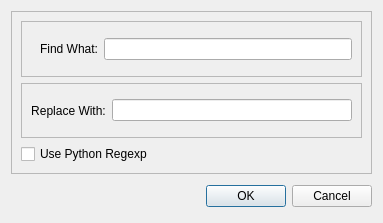
<?xml version="1.0" encoding="UTF-8"?>
<ui version="4.0">
 <class>Dialog</class>
 <widget class="QDialog" name="Dialog">
  <property name="geometry">
   <rect>
    <x>0</x>
    <y>0</y>
    <width>383</width>
    <height>223</height>
   </rect>
  </property>
  <property name="windowTitle">
   <string>String Replace</string>
  </property>
  <layout class="QVBoxLayout" name="verticalLayout">
   <item>
    <widget class="QFrame" name="frame">
     <property name="minimumSize">
      <size>
       <width>330</width>
       <height>120</height>
      </size>
     </property>
     <property name="frameShape">
      <enum>QFrame::StyledPanel</enum>
     </property>
     <property name="frameShadow">
      <enum>QFrame::Raised</enum>
     </property>
     <layout class="QVBoxLayout" name="verticalLayout_2" stretch="3,3,0">
      <item>
       <widget class="QFrame" name="frame_2">
        <property name="frameShape">
         <enum>QFrame::StyledPanel</enum>
        </property>
        <property name="frameShadow">
         <enum>QFrame::Raised</enum>
        </property>
        <layout class="QHBoxLayout" name="horizontalLayout">
         <item>
          <widget class="QLabel" name="label_2">
           <property name="minimumSize">
            <size>
             <width>67</width>
             <height>23</height>
            </size>
           </property>
           <property name="layoutDirection">
            <enum>Qt::LeftToRight</enum>
           </property>
           <property name="text">
            <string>Find What:</string>
           </property>
           <property name="alignment">
            <set>Qt::AlignRight|Qt::AlignTrailing|Qt::AlignVCenter</set>
           </property>
          </widget>
         </item>
         <item>
          <widget class="QLineEdit" name="Find"/>
         </item>
        </layout>
       </widget>
      </item>
      <item>
       <widget class="QFrame" name="frame_3">
        <property name="frameShape">
         <enum>QFrame::StyledPanel</enum>
        </property>
        <property name="frameShadow">
         <enum>QFrame::Raised</enum>
        </property>
        <layout class="QHBoxLayout" name="horizontalLayout_2">
         <item>
          <widget class="QLabel" name="label">
           <property name="text">
            <string>Replace With:</string>
           </property>
           <property name="alignment">
            <set>Qt::AlignCenter</set>
           </property>
          </widget>
         </item>
         <item>
          <widget class="QLineEdit" name="Replace">
           <property name="autoFillBackground">
            <bool>false</bool>
           </property>
          </widget>
         </item>
        </layout>
       </widget>
      </item>
      <item>
       <widget class="QCheckBox" name="Regexp">
        <property name="text">
         <string>Use Python Regexp</string>
        </property>
       </widget>
      </item>
     </layout>
    </widget>
   </item>
   <item>
    <widget class="QDialogButtonBox" name="buttonBox">
     <property name="minimumSize">
      <size>
       <width>330</width>
       <height>32</height>
      </size>
     </property>
     <property name="orientation">
      <enum>Qt::Horizontal</enum>
     </property>
     <property name="standardButtons">
      <set>QDialogButtonBox::Cancel|QDialogButtonBox::Ok</set>
     </property>
     <property name="centerButtons">
      <bool>false</bool>
     </property>
    </widget>
   </item>
  </layout>
 </widget>
 <resources/>
 <connections>
  <connection>
   <sender>buttonBox</sender>
   <signal>accepted()</signal>
   <receiver>Dialog</receiver>
   <slot>accept()</slot>
   <hints>
    <hint type="sourcelabel">
     <x>248</x>
     <y>254</y>
    </hint>
    <hint type="destinationlabel">
     <x>157</x>
     <y>274</y>
    </hint>
   </hints>
  </connection>
  <connection>
   <sender>buttonBox</sender>
   <signal>rejected()</signal>
   <receiver>Dialog</receiver>
   <slot>reject()</slot>
   <hints>
    <hint type="sourcelabel">
     <x>316</x>
     <y>260</y>
    </hint>
    <hint type="destinationlabel">
     <x>286</x>
     <y>274</y>
    </hint>
   </hints>
  </connection>
 </connections>
</ui>
